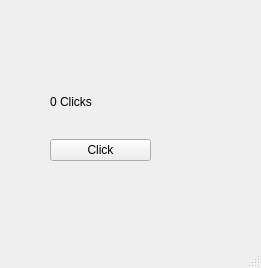
<?xml version="1.0" encoding="UTF-8"?>
<ui version="4.0">
 <class>MainWindow</class>
 <widget class="QMainWindow" name="MainWindow">
  <property name="geometry">
   <rect>
    <x>0</x>
    <y>0</y>
    <width>261</width>
    <height>268</height>
   </rect>
  </property>
  <property name="windowTitle">
   <string>MainWindow</string>
  </property>
  <widget class="QWidget" name="centralwidget">
   <widget class="QWidget" name="">
    <property name="geometry">
     <rect>
      <x>50</x>
      <y>70</y>
      <width>101</width>
      <height>91</height>
     </rect>
    </property>
    <layout class="QVBoxLayout" name="verticalLayout">
     <item>
      <widget class="QLabel" name="label">
       <property name="styleSheet">
        <string notr="true">font: 14pt &quot;MS Shell Dlg 2&quot;;</string>
       </property>
       <property name="text">
        <string>0 Clicks</string>
       </property>
      </widget>
     </item>
     <item>
      <widget class="QPushButton" name="pushButton">
       <property name="styleSheet">
        <string notr="true">font: 12pt &quot;MS Shell Dlg 2&quot;;</string>
       </property>
       <property name="text">
        <string>Click</string>
       </property>
      </widget>
     </item>
    </layout>
   </widget>
  </widget>
  <widget class="QMenuBar" name="menubar">
   <property name="geometry">
    <rect>
     <x>0</x>
     <y>0</y>
     <width>261</width>
     <height>18</height>
    </rect>
   </property>
  </widget>
  <widget class="QStatusBar" name="statusbar"/>
 </widget>
 <resources/>
 <connections/>
</ui>
